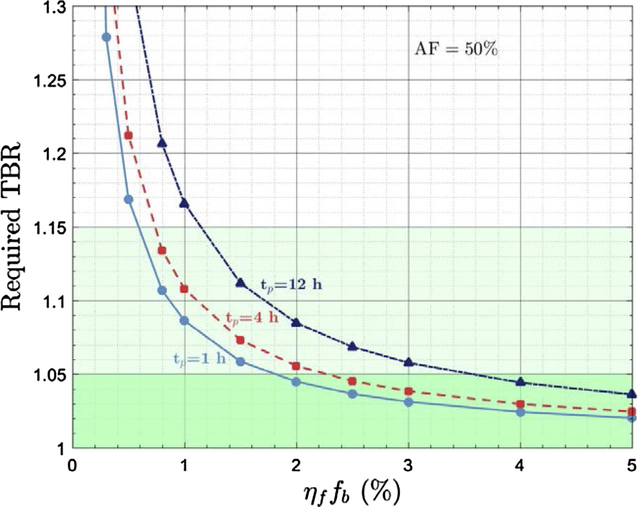
#> input picture Abdou2021_Discrete/Discrete_Fig_overlay/Fig04.png, 638 x 507 px, shrunk from 1973 x 1570 before the run, found by its file name
$ python digitize_fig04.py
#> lines starting #> are read from the running program, lines starting #| are printed output that depends on the picture
#> in main, img is the input picture: PIL image 638x507 RGB; mean R, G, B 233.9, 244.8, 233.7
#| Image loaded: 638 x 507 pixels, mode=RGB
#!/usr/bin/env python
# -*- coding: utf-8 -*-
"""High-Fidelity Digitization of Abdou 2021 Figure 04.

Extracts ground truth numerical data for:
- Required TBR vs Core Product (eta_f * f_b in %)
- Three curves: tp = 1 h, tp = 4 h (reference), tp = 12 h
- Fixed parameters: P_fus = 3 GW, AF = 50%, t_r = 24 h, q = 25%, t_d = 5 yr, f_DIR = 0

Outputs:
1. v&v/data/track2/Fig04_literature_digitized.csv (Discrete marker benchmark table)
2. v&v/data/track2/Fig04_literature_dense_curves.csv (Dense continuous curves, dx=0.01%)
3. v&v/data/track2/Fig04_literature_digitized.yaml (YAML benchmark schema)
4. v&v/data/track2/Fig04_literature_comparison.csv (Side-by-side comparison with TRICYS solver)
5. v&v/Abdou2021/Fig04_digitization_overlay.png (Visual verification overlay)
6. v&v/figures/comparison/Fig04_digitization_verification.png (Multi-panel V&V audit plot)
"""

import sys
from pathlib import Path
import numpy as np
import pandas as pd
from PIL import Image
import scipy.interpolate
import scipy.ndimage
import matplotlib.pyplot as plt
import yaml

REPO_ROOT = Path(__file__).resolve().parent.parent.parent
IMAGE_PATH = REPO_ROOT / "v&v" / "Abdou2021" / "Fig04.png"
OUTPUT_DIR = REPO_ROOT / "v&v" / "data" / "track2"
FIG_DIR = REPO_ROOT / "v&v" / "figures" / "comparison"
SIM_CSV = OUTPUT_DIR / "Fig04_required_tbr_summary.csv"

OUTPUT_DIR.mkdir(parents=True, exist_ok=True)
FIG_DIR.mkdir(parents=True, exist_ok=True)

# -----------------------------------------------------------------------------
# 1. Coordinate System Calibration
# -----------------------------------------------------------------------------
# Axis lines detected via sub-pixel profile analysis on 1973 x 1570 image
X_LEFT_PX = 225.0       # eta_f * f_b = 0.0%
X_RIGHT_PX = 1955.0     # eta_f * f_b = 5.0%
X_SPAN_PX = X_RIGHT_PX - X_LEFT_PX  # 1730.0 px
DX_PER_UNIT = X_SPAN_PX / 5.0       # 346.0 px / %

Y_TOP_PX = 17.0         # TBR = 1.30
Y_BOTTOM_PX = 1386.0    # TBR = 1.00
Y_SPAN_PX = Y_BOTTOM_PX - Y_TOP_PX  # 1369.0 px
# Linear fit from 7 ticks: [1.00, 1.05, 1.10, 1.15, 1.20, 1.25, 1.30] -> [1386, 1159, 932, 702, 475, 248, 17]
Y_SLOPE = -4562.857
Y_INTERCEPT = 5949.429

def px_to_x(px: float) -> float:
    return (px - X_LEFT_PX) / DX_PER_UNIT

def x_to_px(x: float) -> float:
    return X_LEFT_PX + DX_PER_UNIT * x

def py_to_tbr(py: float) -> float:
    return (Y_INTERCEPT - py) / (-Y_SLOPE)

def tbr_to_py(tbr: float) -> float:
    return Y_INTERCEPT + Y_SLOPE * tbr

# -----------------------------------------------------------------------------
# 2. Color Response Filters
# -----------------------------------------------------------------------------
def blue_response(arr: np.ndarray) -> np.ndarray:
    """Light blue solid curve (tp = 1 h, circles)."""
    r, g, b = arr[:, :, 0], arr[:, :, 1], arr[:, :, 2]
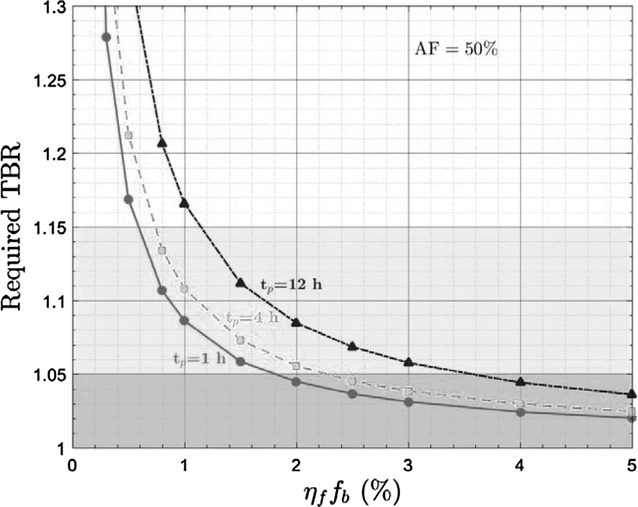
#> r: shape (507, 638) float32; min 0, max 255, mean 233.9
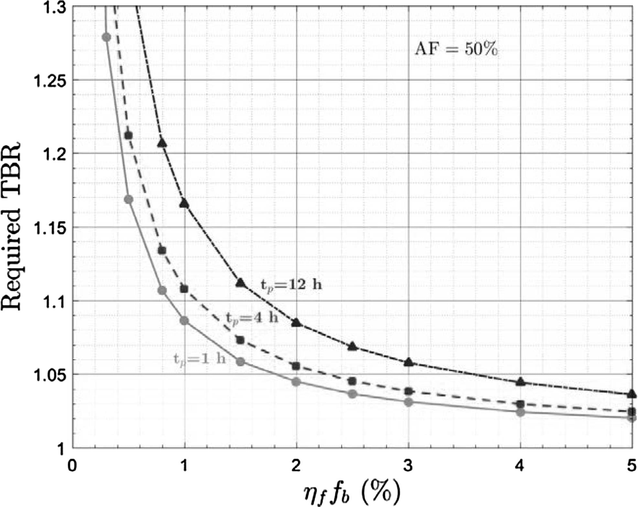
#> g: shape (507, 638) float32; min 0, max 255, mean 244.8
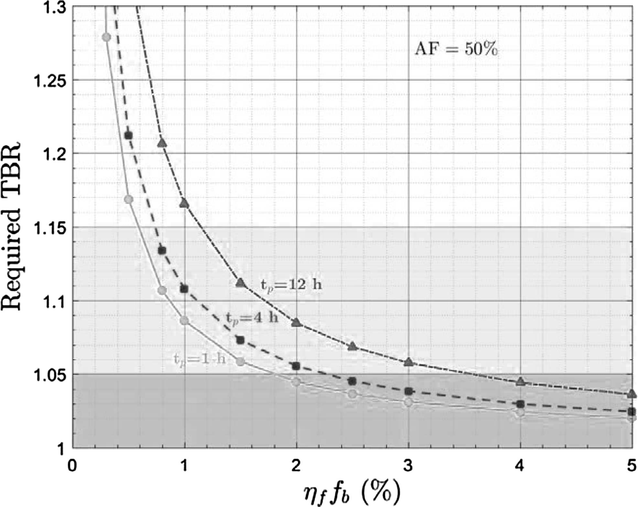
#> b: shape (507, 638) float32; min 0, max 255, mean 233.7
    resp = (b - r) * (b > 140) * (g > 90) * (r < 150) * (b > g)
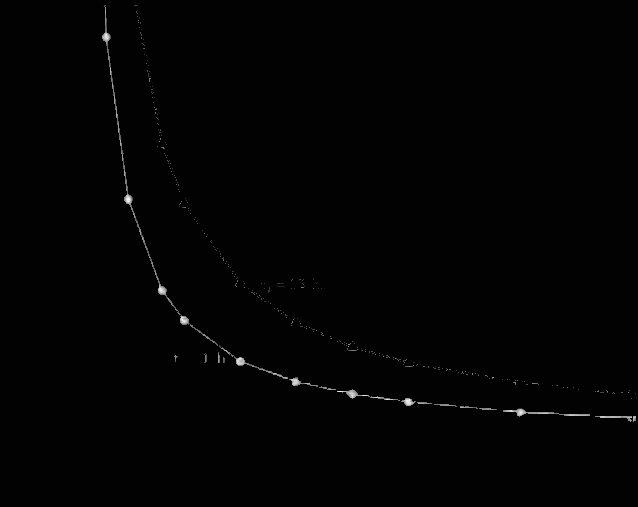
#> resp: shape (507, 638) float32; min -1, max 114, mean 0.4; drawn with min black and max white
    resp[:, :int(X_LEFT_PX)] = 0
    resp[:, int(X_RIGHT_PX)+1:] = 0
    resp[:int(Y_TOP_PX), :] = 0
    resp[int(Y_BOTTOM_PX)+1:, :] = 0
    return resp

def red_response(arr: np.ndarray) -> np.ndarray:
    """Red dashed curve (tp = 4 h, squares)."""
    r, g, b = arr[:, :, 0], arr[:, :, 1], arr[:, :, 2]
    resp = (r - g) * (r > 130) * (g < 120) * (b < 120) * (r > b + 35)
    resp[:, :int(X_LEFT_PX)] = 0
    resp[:, int(X_RIGHT_PX)+1:] = 0
    resp[:int(Y_TOP_PX), :] = 0
    resp[int(Y_BOTTOM_PX)+1:, :] = 0
    return resp

def navy_response(arr: np.ndarray) -> np.ndarray:
    """Dark navy dash-dot curve (tp = 12 h, triangles)."""
    r, g, b = arr[:, :, 0], arr[:, :, 1], arr[:, :, 2]
    resp = (b - 0.5 * (r + g)) * (b > 60) * (b < 170) * (r < 90) * (g < 90) * (b > r + 10) * (b > g + 10)
    resp[:, :int(X_LEFT_PX)] = 0
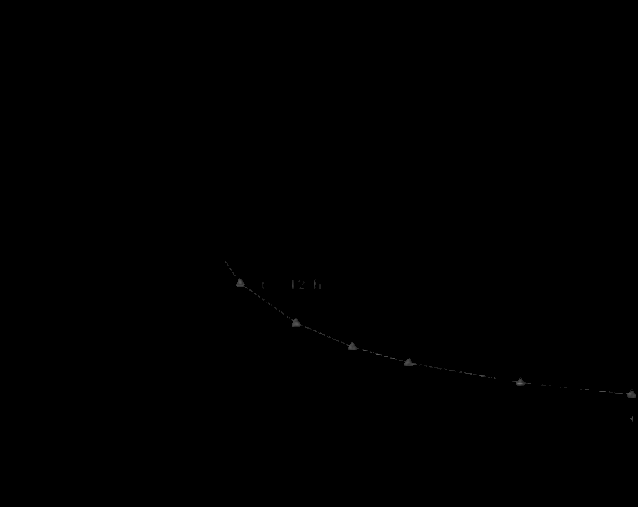
#> resp: shape (507, 638) float32; min 0, max 113, mean 0.1
    resp[:, int(X_RIGHT_PX)+1:] = 0
    resp[:int(Y_TOP_PX), :] = 0
    resp[int(Y_BOTTOM_PX)+1:, :] = 0
    return resp

# -----------------------------------------------------------------------------
# 3. Sub-pixel Marker Extraction
# -----------------------------------------------------------------------------
def extract_marker_roi(resp: np.ndarray, nom_x: float, approx_py: float, win: int = 16):
    px = int(round(x_to_px(nom_x)))
    py = int(round(approx_py))

    y0, y1 = max(0, py - win), min(resp.shape[0], py + win + 1)
    x0, x1 = max(0, px - win), min(resp.shape[1], px + win + 1)
    sub = resp[y0:y1, x0:x1].copy()

    max_w = np.max(sub)
    if max_w < 10:
        return None
    # Suppress background noise
    sub[sub < 0.40 * max_w] = 0.0
    tot = np.sum(sub)
    if tot == 0:
        return None

    y_idx, x_idx = np.indices(sub.shape)
    cy = y0 + np.sum(y_idx * sub) / tot
    cx = x0 + np.sum(x_idx * sub) / tot

    det_x = px_to_x(cx)
    det_tbr = py_to_tbr(cy)

    # Also evaluate peak at nominal px column (+/- 1 px)
    nom_col = resp[:, max(0, px-1):min(resp.shape[1], px+2)]
    col_prof = nom_col.mean(axis=1)
    # search around cy
    s_y0, s_y1 = max(0, int(round(cy))-8), min(len(col_prof), int(round(cy))+9)
    slice_peak_py = s_y0 + np.argmax(col_prof[s_y0:s_y1])
    slice_tbr = py_to_tbr(slice_peak_py)

    return {
        "cx_px": float(cx),
        "cy_px": float(cy),
        "detected_x": float(det_x),
        "marker_tbr": float(det_tbr),
        "slice_tbr": float(slice_tbr),
        "tbr_final": float(round(0.5 * (det_tbr + slice_tbr), 4)),
    }

def main():
    print(f"Loading image from: {IMAGE_PATH}")
    img = Image.open(IMAGE_PATH)
    arr = np.array(img, dtype=np.float32)
    print(f"Image loaded: {img.size[0]} x {img.size[1]} pixels, mode={img.mode}")

    resp_blue = blue_response(arr)
    resp_red = red_response(arr)
    resp_navy = navy_response(arr)

    # -------------------------------------------------------------------------
    # 4. Extract Literature Discrete Markers
    # -------------------------------------------------------------------------
    markers_spec = [
        # (curve_name, tp_hours, resp_map, [(nom_x, approx_py), ...])
        ("tp_1h", 1.0, resp_blue, [
            (0.30, 115.0),
            (0.50, 618.0),
            (0.80, 900.0),
            (1.00, 991.0),
            (1.50, 1119.0),
            (2.00, 1182.0),
            (2.50, 1220.0),
            (3.00, 1244.0),
            (4.00, 1276.0),
            (5.00, 1293.0),
        ]),
        ("tp_4h", 4.0, resp_red, [
            (0.50, 419.0),
            (0.80, 775.0),
            (1.00, 894.0),
            (1.50, 1052.0),
            (2.00, 1133.0),
            (2.50, 1179.0),
            (3.00, 1212.0),
            (4.00, 1251.0),
            (5.00, 1275.0),
        ]),
        ("tp_12h", 12.0, resp_navy, [
            (0.80, 446.0),
            (1.00, 632.0),
            (1.50, 878.0),
            (2.00, 1002.0),
            (2.50, 1076.0),
            (3.00, 1124.0),
            (4.00, 1184.0),
            (5.00, 1222.0),
        ]),
    ]

    all_markers = []
    marker_dict = {}

    for curve_name, tp, resp, points in markers_spec:
        print(f"\nProcessing curve: {curve_name} (tp = {tp} h)")
        curve_data = []
        for nom_x, approx_py in points:
            res = extract_marker_roi(resp, nom_x, approx_py)
            if res is not None:
                row = {
                    "curve": curve_name,
                    "tp_hours": tp,
                    "eta_f_fb_pct": nom_x,
                    "detected_x_pct": round(res["detected_x"], 4),
                    "marker_tbr": round(res["marker_tbr"], 4),
                    "slice_tbr": round(res["slice_tbr"], 4),
                    "required_tbr": res["tbr_final"],
                    "pixel_x": round(res["cx_px"], 2),
                    "pixel_y": round(res["cy_px"], 2),
                }
                all_markers.append(row)
                curve_data.append(row)
                print(f"  nom_x={nom_x:4.2f}% -> det_x={res['detected_x']:6.4f}%, marker_TBR={res['marker_tbr']:6.4f}, final_TBR={res['tbr_final']:6.4f}")
            else:
                print(f"  WARNING: Failed to detect marker at nom_x={nom_x}%")
        marker_dict[curve_name] = curve_data
#> this loop made 1 pass
#> (curve_name, tp) on pass 1: ('tp_1h', 1)
#> (printed output is left out)
#> after the loop, all_markers = []; marker_dict = 0 items

    df_markers = pd.DataFrame(all_markers)
    markers_csv_path = OUTPUT_DIR / "Fig04_literature_digitized.csv"
    df_markers.to_csv(markers_csv_path, index=False)
    print(f"\nSaved discrete markers to: {markers_csv_path}")

    # -------------------------------------------------------------------------
    # 5. Continuous Curve Digitization & Monotonic PCHIP Spline Reconstruction
    # -------------------------------------------------------------------------
    # High-density grid from 0.10% to 5.00% at step = 0.01%
    dense_grid = np.round(np.arange(0.10, 5.001, 0.01), 4)
    dense_df = pd.DataFrame({"eta_f_fb_pct": dense_grid})

    splines = {}
    for curve_name, tp, _, _ in markers_spec:
        c_rows = [m for m in all_markers if m["curve"] == curve_name]
        c_x = np.array([m["eta_f_fb_pct"] for m in c_rows])
        c_y = np.array([m["required_tbr"] for m in c_rows])

        # PCHIP monotonic cubic spline (preserves strictly decreasing physics)
        pchip = scipy.interpolate.PchipInterpolator(c_x, c_y)
        splines[curve_name] = pchip

        # Evaluate on dense grid within valid range
        col_name = f"TBR_{curve_name}"
        x_min, x_max = c_x.min(), c_x.max()
        dense_y = np.where((dense_grid >= x_min) & (dense_grid <= x_max), pchip(dense_grid), np.nan)
        dense_df[col_name] = np.round(dense_y, 4)

    dense_csv_path = OUTPUT_DIR / "Fig04_literature_dense_curves.csv"
    dense_df.to_csv(dense_csv_path, index=False)
    print(f"Saved dense continuous curves (step=0.01%) to: {dense_csv_path}")

    # -------------------------------------------------------------------------
    # 6. YAML Export for V&V Framework Ingestion
    # -------------------------------------------------------------------------
    yaml_data = {
        "metadata": {
            "source_figure": "Abdou 2021 Figure 4",
            "paper": "Physics and technology considerations for the deuterium-tritium fuel cycle and conditions for tritium fuel self sufficiency",
            "citation": "Nuclear Fusion 61 (2021) 013001",
            "doi": "10.1088/1741-4326/abbf35",
            "description": "Required TBR as a function of the core product (eta_f * f_b) for different IFC exhaust processing times (tp = 1, 4, 12 h)",
            "fixed_parameters": {
                "P_fus_MW": 3000.0,
                "AF_pct": 50.0,
                "t_r_hours": 24.0,
                "q_fail_pct": 25.0,
                "t_d_years": 5.0,
                "t_d_hours": 43830.0,
                "f_DIR": 0.0,
                "tau_BZ_days": 1.0,
                "tau_TES_days": 1.0,
            },
        },
        "curves": {},
    }

    for curve_name, tp, _, _ in markers_spec:
        c_rows = [m for m in all_markers if m["curve"] == curve_name]
        yaml_data["curves"][curve_name] = {
            "tp_hours": tp,
            "data_points": [
                {
                    "eta_f_fb_pct": float(r["eta_f_fb_pct"]),
                    "required_tbr": float(r["required_tbr"]),
                }
                for r in c_rows
            ],
        }

    yaml_path = OUTPUT_DIR / "Fig04_literature_digitized.yaml"
    with open(yaml_path, "w", encoding="utf-8") as f:
        yaml.dump(yaml_data, f, sort_keys=False, indent=2)
    print(f"Saved YAML benchmark data to: {yaml_path}")

    # -------------------------------------------------------------------------
    # 7. Side-by-Side Comparison with TRICYS Solver Simulation
    # -------------------------------------------------------------------------
    comparison_rows = []
    if SIM_CSV.exists():
        sim_df = pd.read_csv(SIM_CSV)
        # Determine tp_hours and core_product_pct
        if "f_b" in sim_df.columns and "eta_f" in sim_df.columns:
            sim_df["core_product_pct"] = (sim_df["f_b"] * sim_df["eta_f"] * 100.0).round(2)
        if "comp9_ISS.tau_9" in sim_df.columns:
            sim_df["tp_hours"] = sim_df["comp9_ISS.tau_9"].apply(lambda t: 1.0 if t < 1.0 else (4.0 if t < 6.0 else 12.0))
        elif "name" in sim_df.columns:
            sim_df["tp_hours"] = sim_df["name"].apply(lambda n: 1.0 if "tp1h" in str(n) else (12.0 if "tp12h" in str(n) else 4.0))

        for _, sim_row in sim_df.iterrows():
            tp = sim_row["tp_hours"]
            x_pct = sim_row["core_product_pct"]
            tbr_sim = sim_row["Required_TBR"]

            c_name = f"tp_{int(tp)}h"
            # find matching literature marker
            match = df_markers[(df_markers["tp_hours"] == tp) & (np.isclose(df_markers["eta_f_fb_pct"], x_pct, atol=0.05))]
            if not match.empty:
                tbr_lit = match.iloc[0]["required_tbr"]
            else:
                # Interpolate from spline
                if c_name in splines:
                    tbr_lit = float(splines[c_name](x_pct))
                else:
                    tbr_lit = np.nan

            delta_tbr = abs(tbr_sim - tbr_lit)
            rel_err_pct = (delta_tbr / tbr_lit) * 100.0 if tbr_lit > 0 else np.nan

            comparison_rows.append({
                "case_name": sim_row.get("name", f"tp{int(tp)}h_{x_pct}pct"),
                "tp_hours": tp,
                "core_product_pct": x_pct,
                "TBR_TRICYS_sim": round(tbr_sim, 5),
                "TBR_Abdou2021_lit": round(tbr_lit, 4),
                "delta_TBR": round(delta_tbr, 5),
                "rel_error_pct": round(rel_err_pct, 3),
            })

        comp_df = pd.DataFrame(comparison_rows).sort_values(["tp_hours", "core_product_pct"])
        comp_csv_path = OUTPUT_DIR / "Fig04_literature_comparison.csv"
        comp_df.to_csv(comp_csv_path, index=False)
        print(f"\nSaved comparison table to: {comp_csv_path}")

        print("\n=== V&V Summary: TRICYS vs Abdou 2021 Literature ===")
        print(comp_df.to_string(index=False))
        print(f"\nMax Delta TBR: {comp_df['delta_TBR'].max():.4f}")
        print(f"Mean Delta TBR: {comp_df['delta_TBR'].mean():.4f}")
        print(f"Max Relative Error: {comp_df['rel_error_pct'].max():.2f}%")
        print(f"Mean Relative Error: {comp_df['rel_error_pct'].mean():.2f}%")

    # -------------------------------------------------------------------------
    # 8. Visual Verification: Image Overlay & Audit Figure
    # -------------------------------------------------------------------------
    print("\nGenerating visual verification plots...")

    # Plot 1: Direct Overlay on Fig04.png
    fig_overlay, ax_ov = plt.subplots(figsize=(10, 8), dpi=300)
    ax_ov.imshow(img)

    # Plot detected markers and splines on top of original pixels
    colors = {"tp_1h": "#00E5FF", "tp_4h": "#FF1744", "tp_12h": "#FFD600"}
    symbols = {"tp_1h": "o", "tp_4h": "s", "tp_12h": "^"}

    for curve_name, tp, _, _ in markers_spec:
        c_rows = [m for m in all_markers if m["curve"] == curve_name]
        px_list = [x_to_px(r["eta_f_fb_pct"]) for r in c_rows]
        py_list = [tbr_to_py(r["required_tbr"]) for r in c_rows]

        # Spline curve in pixel space
        grid_x = np.linspace(c_rows[0]["eta_f_fb_pct"], c_rows[-1]["eta_f_fb_pct"], 300)
        grid_tbr = splines[curve_name](grid_x)
        grid_px = x_to_px(grid_x)
        grid_py = tbr_to_py(grid_tbr)

        ax_ov.plot(grid_px, grid_py, color=colors[curve_name], lw=1.8, alpha=0.9,
                   label=f"Digitized {curve_name} (tp={tp}h)")
        ax_ov.scatter(px_list, py_list, color=colors[curve_name], edgecolor="black",
                      s=45, marker=symbols[curve_name], zorder=10, lw=1.2)

    ax_ov.set_title("Abdou 2021 Fig 04: Digitized Markers & Splines Pixel Overlay Verification",
                    fontsize=12, fontweight="bold", pad=12)
    ax_ov.legend(loc="upper right", fontsize=9, framealpha=0.85)
    ax_ov.axis("off")
    plt.tight_layout()

    overlay_path = REPO_ROOT / "v&v" / "Abdou2021" / "Fig04_digitization_overlay.png"
    plt.savefig(overlay_path, dpi=300, bbox_inches="tight")
    plt.close(fig_overlay)
    print(f"Saved overlay image to: {overlay_path}")

    # Plot 2: Scientific Multi-Panel Verification Report
    fig_audit, axes = plt.subplots(1, 2, figsize=(14, 6), dpi=300)

    # Left: Digitized Ground Truth vs Model Simulation
    ax1 = axes[0]
    ax1.axhspan(1.00, 1.05, color="#A5D6A7", alpha=0.45, label=r"Attained with High Confidence ($\mathrm{TBR}_R \leq 1.05$)")
    ax1.axhspan(1.05, 1.15, color="#C8E6C9", alpha=0.35, label=r"Possible Self-Sufficiency Window ($1.05 < \mathrm{TBR}_R \leq 1.15$)")
    ax1.axhline(1.15, color="#2E7D32", ls="--", lw=1.0)
    ax1.axhline(1.05, color="#1B5E20", ls=":", lw=1.0)

    curve_styles = [
        ("tp_1h", 1.0, "#1E88E5", "o", "-", r"$t_p = 1$ h (Abdou 2021)"),
        ("tp_4h", 4.0, "#D32F2F", "s", "--", r"$t_p = 4$ h Ref (Abdou 2021)"),
        ("tp_12h", 12.0, "#0D47A1", "^", "-.", r"$t_p = 12$ h (Abdou 2021)"),
    ]

    for c_name, tp, col, m, ls, lbl in curve_styles:
        c_rows = [m for m in all_markers if m["curve"] == c_name]
        xs = [r["eta_f_fb_pct"] for r in c_rows]
        ys = [r["required_tbr"] for r in c_rows]

        # Plot continuous dense line
        dense_x = np.linspace(xs[0], xs[-1], 200)
        dense_y = splines[c_name](dense_x)
        ax1.plot(dense_x, dense_y, color=col, ls=ls, lw=2.0, label=lbl)
        ax1.scatter(xs, ys, color=col, edgecolor="black", s=50, marker=m, zorder=5)

    # Overlay TRICYS simulation points if available
    if len(comparison_rows) > 0:
        sim_col = {"1.0": "#64B5F6", "4.0": "#EF5350", "12.0": "#3949AB"}
        for tp in [1.0, 4.0, 12.0]:
            sub_c = [r for r in comparison_rows if r["tp_hours"] == tp]
            if sub_c:
                ax1.scatter([r["core_product_pct"] for r in sub_c],
                            [r["TBR_TRICYS_sim"] for r in sub_c],
                            color="none", edgecolor="black", s=110, lw=1.5,
                            marker="x", zorder=6, label=f"TRICYS Sim ($t_p={int(tp)}$ h)")

    ax1.set_xlim(0.0, 5.2)
    ax1.set_ylim(1.00, 1.30)
    ax1.set_xlabel(r"Core Product $\eta_f f_b$ (%)", fontweight="bold", fontsize=11)
    ax1.set_ylabel(r"Required TBR ($\mathrm{TBR}_R$)", fontweight="bold", fontsize=11)
    ax1.set_title("Ground Truth Digitization vs TRICYS Model Simulation", fontweight="bold", fontsize=11)
    ax1.grid(True, ls=":", alpha=0.6)
    ax1.legend(loc="upper right", fontsize=8.2)

    # Right: Relative Error & Deviation Distribution
    ax2 = axes[1]
    if len(comparison_rows) > 0:
        for c_name, tp, col, m, ls, _ in curve_styles:
            sub_c = [r for r in comparison_rows if r["tp_hours"] == tp]
            if sub_c:
                ax2.plot([r["core_product_pct"] for r in sub_c],
                         [r["rel_error_pct"] for r in sub_c],
                         color=col, marker=m, ls=ls, lw=1.8, ms=7,
                         label=f"$t_p = {int(tp)}$ h error (%)")

        ax2.axhline(0.5, color="gray", ls="--", lw=1.0, label="0.5% Threshold")
        ax2.axhline(1.0, color="red", ls=":", lw=1.0, label="1.0% Threshold")
        ax2.set_xlim(0.0, 5.2)
        ax2.set_ylim(0.0, 1.2)
        ax2.set_xlabel(r"Core Product $\eta_f f_b$ (%)", fontweight="bold", fontsize=11)
        ax2.set_ylabel(r"Relative Error $\Delta \mathrm{TBR} / \mathrm{TBR}_{\mathrm{lit}}$ (%)", fontweight="bold", fontsize=11)
        ax2.set_title("TRICYS vs Literature Relative Discrepancy", fontweight="bold", fontsize=11)
        ax2.grid(True, ls=":", alpha=0.6)
        ax2.legend(loc="upper right", fontsize=8.5)
    else:
        ax2.text(0.5, 0.5, "No Simulation Data Found", ha="center", va="center")

    plt.tight_layout()
    audit_fig_path = FIG_DIR / "Fig04_digitization_verification.png"
    plt.savefig(audit_fig_path, dpi=300)
    plt.close(fig_audit)
    print(f"Saved audit comparison plot to: {audit_fig_path}")

    print("\nDigitization and V&V pipeline completed successfully!")

if __name__ == "__main__":
#> (the run stopped early here; a loop or call above may not have finished)
